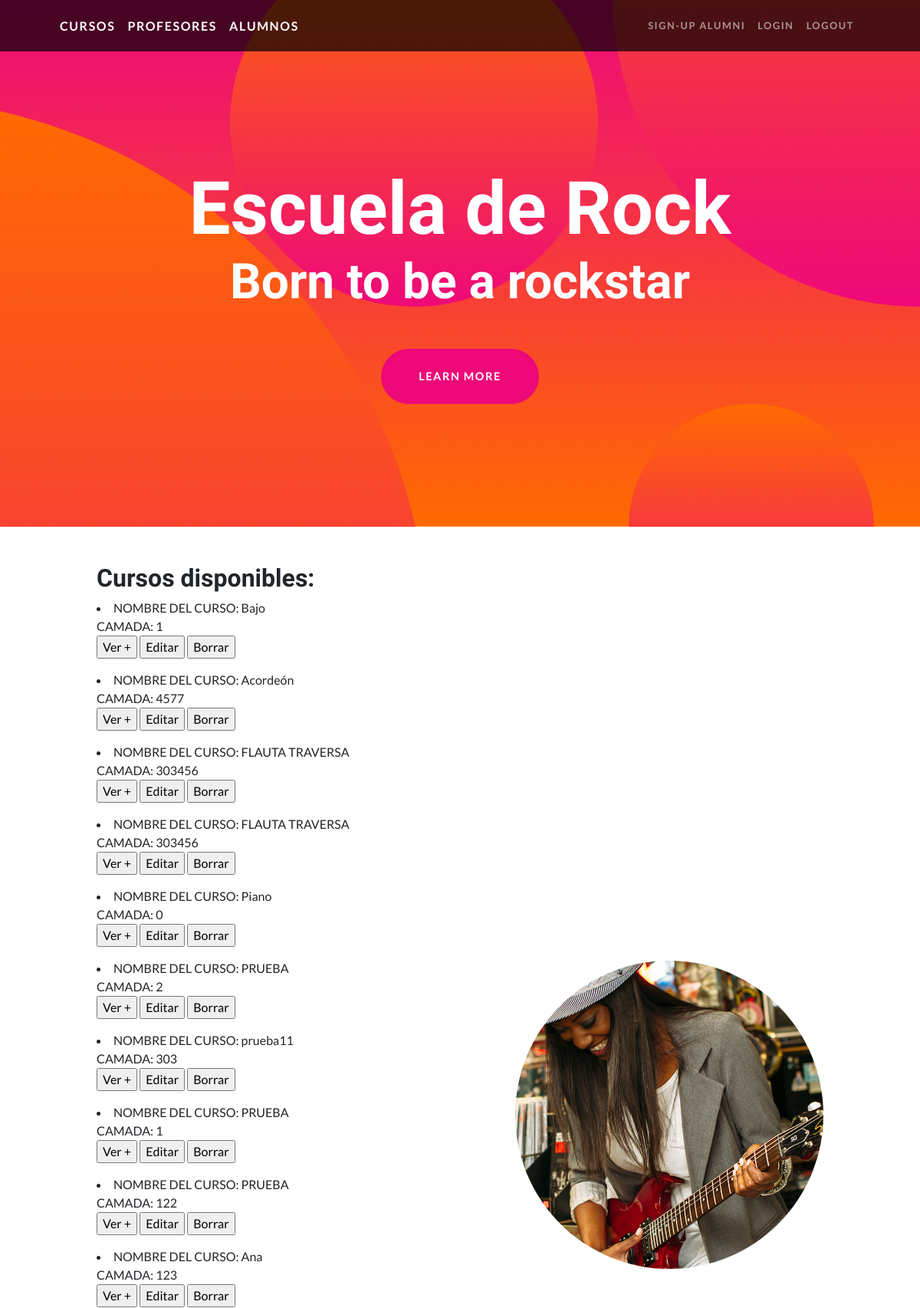
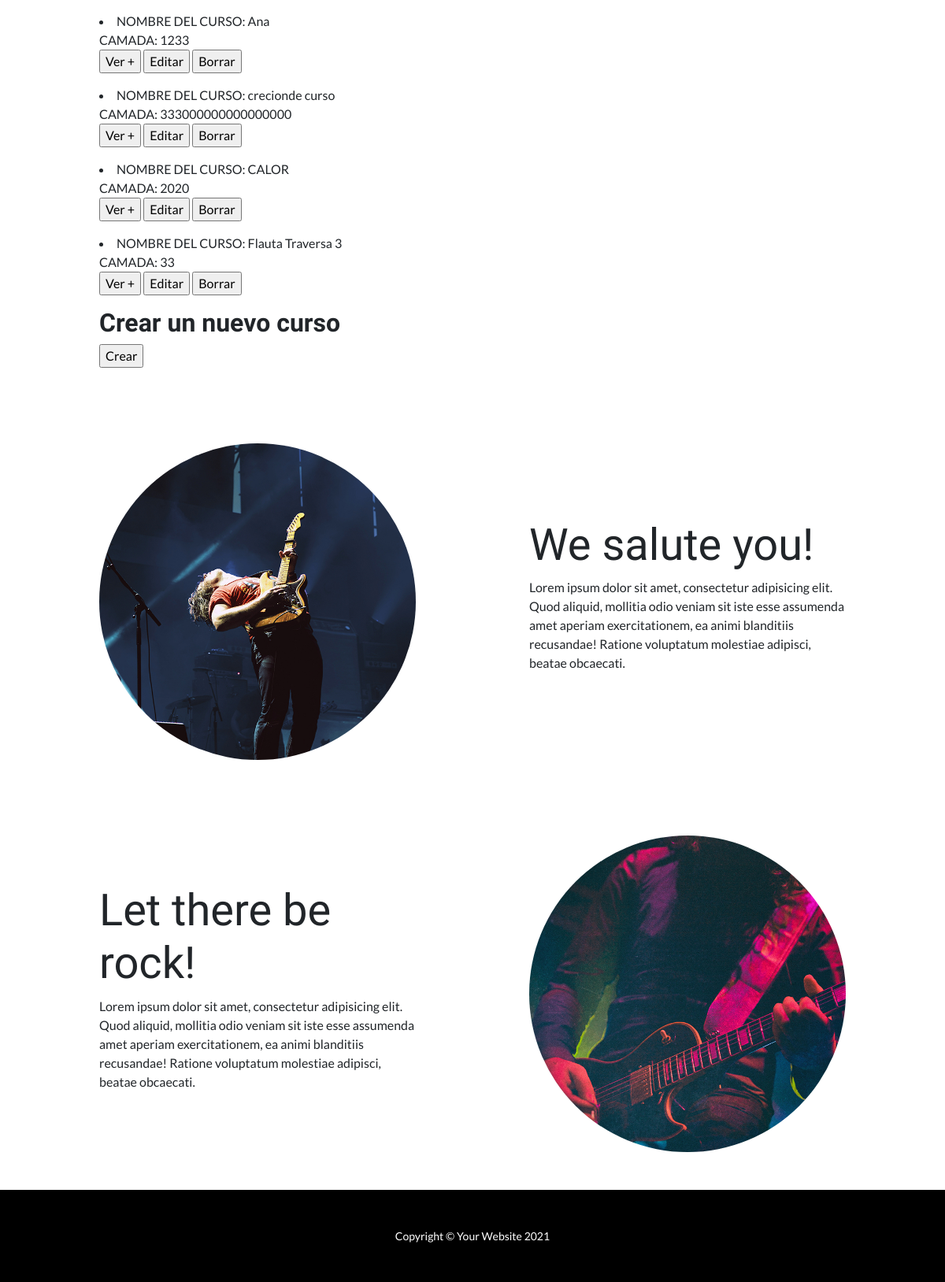
/AppCoder/cursos, run on the app's committed database (2 pictures, top to bottom).
### AppCoder/models.py (models this page shows, shortened)
class Cursos (models.Model):
    nombre = models.CharField(max_length=40)
    camada = models.IntegerField()

### AppCoder/views.py (the view)
# urls.py: path('cursos', views.CursosList.as_view(), name='Cursos'),
class CursosList(ListView):
    model = Cursos
    template_name = "AppCoder/cursos.html"

### AppCoder/templates/AppCoder/cursos.html
{% extends "AppCoder/padre.html" %}
{% load static %}
   {% block contenido2 %}
      <h2 class="display-7">Cursos disponibles:</h2>
      {% for cursos in object_list %}
         <table>
            <li class="display-8">
             NOMBRE DEL CURSO:  {{cursos.nombre}} <br>
             CAMADA: {{cursos.camada}}
           </li>
         </table>
         <p>
            <a href="{% url 'Detail' cursos.id %}"> <input type="submit" value="Ver +"></a>
            <a href="{% url 'Edit' cursos.id %}"> <input type="submit" value="Editar"></a>
            <a href="{% url 'Delete' cursos.id %}"> <input type="submit" value="Borrar"></a>
          </p>
      {% endfor %}
      <h2 class="display-7">Crear un nuevo curso</h2>
      <a href="{% url 'New' %}"><input type="submit" value="Crear"></input></a>
   {% endblock %}

### data on the page
Cursos: nombre "Bajo", camada "1"
Cursos: nombre "Acordeón", camada "4577"
Cursos: nombre "FLAUTA TRAVERSA", camada "303456"
Cursos: nombre "FLAUTA TRAVERSA", camada "303456"
Cursos: nombre "Piano", camada "0"
Cursos: nombre "PRUEBA", camada "2"
Cursos: nombre "prueba11", camada "303"
Cursos: nombre "PRUEBA", camada "1"
Cursos: nombre "PRUEBA", camada "122"
Cursos: nombre "Ana", camada "123"
Cursos: nombre "Ana", camada "1233"
Cursos: nombre "crecionde curso", camada "333000000000000000"
Cursos: nombre "CALOR", camada "2020"
Cursos: nombre "Flauta Traversa 3", camada "33"
